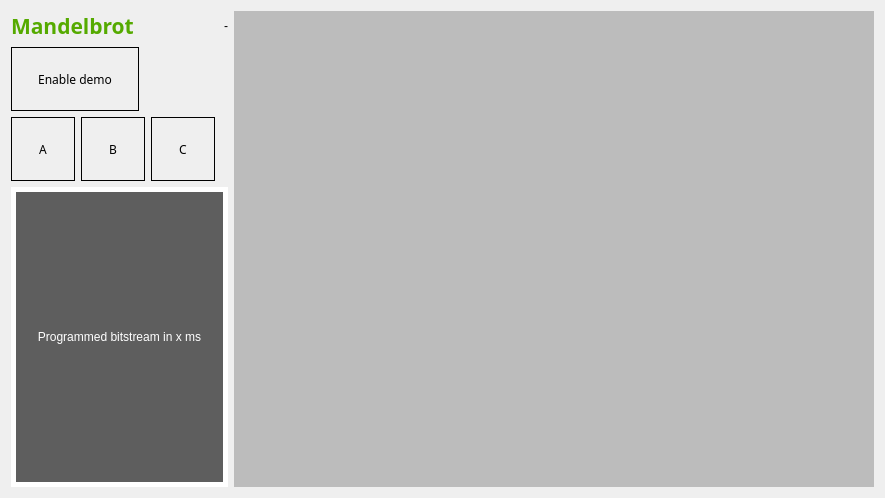
<?xml version="1.0" encoding="UTF-8"?>
<ui version="4.0">
 <class>FractalFrame</class>
 <widget class="QWidget" name="FractalFrame">
  <property name="geometry">
   <rect>
    <x>0</x>
    <y>0</y>
    <width>885</width>
    <height>498</height>
   </rect>
  </property>
  <property name="sizePolicy">
   <sizepolicy hsizetype="Minimum" vsizetype="Minimum">
    <horstretch>0</horstretch>
    <verstretch>0</verstretch>
   </sizepolicy>
  </property>
  <property name="windowTitle">
   <string>Form</string>
  </property>
  <layout class="QHBoxLayout" name="horizontalLayout">
   <item>
    <layout class="QVBoxLayout" name="verticalLayout_8" stretch="0,0,0,0,1">
     <item>
      <layout class="QHBoxLayout" name="horizontalLayout_9">
       <property name="spacing">
        <number>2</number>
       </property>
       <item>
        <widget class="QLabel" name="lblMandelbrotDemo">
         <property name="palette">
          <palette>
           <active>
            <colorrole role="WindowText">
             <brush brushstyle="SolidPattern">
              <color alpha="255">
               <red>85</red>
               <green>170</green>
               <blue>0</blue>
              </color>
             </brush>
            </colorrole>
           </active>
           <inactive>
            <colorrole role="WindowText">
             <brush brushstyle="SolidPattern">
              <color alpha="255">
               <red>85</red>
               <green>170</green>
               <blue>0</blue>
              </color>
             </brush>
            </colorrole>
           </inactive>
           <disabled>
            <colorrole role="WindowText">
             <brush brushstyle="SolidPattern">
              <color alpha="255">
               <red>127</red>
               <green>127</green>
               <blue>127</blue>
              </color>
             </brush>
            </colorrole>
           </disabled>
          </palette>
         </property>
         <property name="font">
          <font>
           <family>OpenSymbol</family>
           <pointsize>16</pointsize>
           <weight>75</weight>
           <italic>false</italic>
           <bold>true</bold>
          </font>
         </property>
         <property name="text">
          <string>Mandelbrot</string>
         </property>
         <property name="scaledContents">
          <bool>false</bool>
         </property>
        </widget>
       </item>
       <item>
        <spacer name="horizontalSpacer_5">
         <property name="orientation">
          <enum>Qt::Horizontal</enum>
         </property>
         <property name="sizeHint" stdset="0">
          <size>
           <width>0</width>
           <height>0</height>
          </size>
         </property>
        </spacer>
       </item>
       <item>
        <widget class="QLabel" name="lblMandelbrotStats">
         <property name="text">
          <string>-</string>
         </property>
         <property name="alignment">
          <set>Qt::AlignRight|Qt::AlignTrailing|Qt::AlignVCenter</set>
         </property>
        </widget>
       </item>
      </layout>
     </item>
     <item>
      <layout class="QHBoxLayout" name="horizontalLayout_10">
       <item>
        <widget class="QPushButton" name="buttonMandelbrotDemo">
         <property name="minimumSize">
          <size>
           <width>128</width>
           <height>64</height>
          </size>
         </property>
         <property name="font">
          <font>
           <family>OpenSymbol</family>
          </font>
         </property>
         <property name="focusPolicy">
          <enum>Qt::NoFocus</enum>
         </property>
         <property name="styleSheet">
          <string notr="true">QPushButton:checked
{
        border: 1;
        border-style: solid;
        background-color: rgb(0,170,85);
        color: rgb(255,255,255);
}

QPushButton:pressed
{
        border: 1;
        border-style: solid;
        background-color: rgb(32,170,85);
}

QPushButton
{
        border: 1;
        border-style: solid
}

</string>
         </property>
         <property name="text">
          <string>Enable demo</string>
         </property>
         <property name="checkable">
          <bool>true</bool>
         </property>
        </widget>
       </item>
       <item>
        <spacer name="horizontalSpacer_6">
         <property name="orientation">
          <enum>Qt::Horizontal</enum>
         </property>
         <property name="sizeHint" stdset="0">
          <size>
           <width>0</width>
           <height>20</height>
          </size>
         </property>
        </spacer>
       </item>
      </layout>
     </item>
     <item>
      <layout class="QHBoxLayout" name="horizontalLayout_4">
       <item>
        <widget class="QPushButton" name="btnPresetA">
         <property name="minimumSize">
          <size>
           <width>64</width>
           <height>64</height>
          </size>
         </property>
         <property name="font">
          <font>
           <family>OpenSymbol</family>
          </font>
         </property>
         <property name="focusPolicy">
          <enum>Qt::NoFocus</enum>
         </property>
         <property name="styleSheet">
          <string notr="true">QPushButton:checked
{
        border: 1;
        border-style: solid;
        background-color: rgb(0,170,85);
        color: rgb(255,255,255);
}

QPushButton:pressed
{
        border: 1;
        border-style: solid;
        background-color: rgb(0,170,85);
        color: rgb(255,255,255);
}

QPushButton
{
        border: 1;
        border-style: solid
}

</string>
         </property>
         <property name="text">
          <string>A</string>
         </property>
         <property name="checkable">
          <bool>false</bool>
         </property>
        </widget>
       </item>
       <item>
        <widget class="QPushButton" name="btnPresetB">
         <property name="minimumSize">
          <size>
           <width>64</width>
           <height>64</height>
          </size>
         </property>
         <property name="font">
          <font>
           <family>OpenSymbol</family>
          </font>
         </property>
         <property name="focusPolicy">
          <enum>Qt::NoFocus</enum>
         </property>
         <property name="styleSheet">
          <string notr="true">QPushButton:checked
{
        border: 1;
        border-style: solid;
        background-color: rgb(0,170,85);
        color: rgb(255,255,255);
}

QPushButton:pressed
{
        border: 1;
        border-style: solid;
        background-color: rgb(0,170,85);
        color: rgb(255,255,255);
}

QPushButton
{
        border: 1;
        border-style: solid
}

</string>
         </property>
         <property name="text">
          <string>B</string>
         </property>
         <property name="checkable">
          <bool>false</bool>
         </property>
        </widget>
       </item>
       <item>
        <widget class="QPushButton" name="btnPresetC">
         <property name="minimumSize">
          <size>
           <width>64</width>
           <height>64</height>
          </size>
         </property>
         <property name="font">
          <font>
           <family>OpenSymbol</family>
          </font>
         </property>
         <property name="focusPolicy">
          <enum>Qt::NoFocus</enum>
         </property>
         <property name="styleSheet">
          <string notr="true">QPushButton:checked
{
        border: 1;
        border-style: solid;
        background-color: rgb(0,170,85);
        color: rgb(255,255,255);
}

QPushButton:pressed
{
        border: 1;
        border-style: solid;
        background-color: rgb(0,170,85);
        color: rgb(255,255,255);
}

QPushButton
{
        border: 1;
        border-style: solid
}

</string>
         </property>
         <property name="text">
          <string>C</string>
         </property>
         <property name="checkable">
          <bool>false</bool>
         </property>
        </widget>
       </item>
       <item>
        <spacer name="horizontalSpacer">
         <property name="orientation">
          <enum>Qt::Horizontal</enum>
         </property>
         <property name="sizeHint" stdset="0">
          <size>
           <width>0</width>
           <height>20</height>
          </size>
         </property>
        </spacer>
       </item>
      </layout>
     </item>
     <item>
      <spacer name="verticalSpacer_5">
       <property name="orientation">
        <enum>Qt::Vertical</enum>
       </property>
       <property name="sizeHint" stdset="0">
        <size>
         <width>20</width>
         <height>0</height>
        </size>
       </property>
      </spacer>
     </item>
     <item>
      <widget class="QLabel" name="partialProgramMetrics">
       <property name="sizePolicy">
        <sizepolicy hsizetype="MinimumExpanding" vsizetype="Preferred">
         <horstretch>0</horstretch>
         <verstretch>0</verstretch>
        </sizepolicy>
       </property>
       <property name="minimumSize">
        <size>
         <width>60</width>
         <height>20</height>
        </size>
       </property>
       <property name="styleSheet">
        <string notr="true">background-color: rgb(94, 94, 94);
color: rgb(255, 255, 255);</string>
       </property>
       <property name="frameShape">
        <enum>QFrame::Box</enum>
       </property>
       <property name="frameShadow">
        <enum>QFrame::Plain</enum>
       </property>
       <property name="lineWidth">
        <number>5</number>
       </property>
       <property name="midLineWidth">
        <number>0</number>
       </property>
       <property name="text">
        <string>Programmed bitstream in x ms</string>
       </property>
       <property name="alignment">
        <set>Qt::AlignCenter</set>
       </property>
      </widget>
     </item>
    </layout>
   </item>
   <item>
    <widget class="VideoWidget" name="mandelbrot" native="true">
     <property name="sizePolicy">
      <sizepolicy hsizetype="Preferred" vsizetype="Expanding">
       <horstretch>0</horstretch>
       <verstretch>0</verstretch>
      </sizepolicy>
     </property>
     <property name="minimumSize">
      <size>
       <width>640</width>
       <height>240</height>
      </size>
     </property>
     <property name="baseSize">
      <size>
       <width>640</width>
       <height>480</height>
      </size>
     </property>
     <property name="palette">
      <palette>
       <active>
        <colorrole role="WindowText">
         <brush brushstyle="SolidPattern">
          <color alpha="255">
           <red>0</red>
           <green>0</green>
           <blue>0</blue>
          </color>
         </brush>
        </colorrole>
        <colorrole role="Button">
         <brush brushstyle="SolidPattern">
          <color alpha="255">
           <red>188</red>
           <green>188</green>
           <blue>188</blue>
          </color>
         </brush>
        </colorrole>
        <colorrole role="Light">
         <brush brushstyle="SolidPattern">
          <color alpha="255">
           <red>255</red>
           <green>255</green>
           <blue>255</blue>
          </color>
         </brush>
        </colorrole>
        <colorrole role="Midlight">
         <brush brushstyle="SolidPattern">
          <color alpha="255">
           <red>221</red>
           <green>221</green>
           <blue>221</blue>
          </color>
         </brush>
        </colorrole>
        <colorrole role="Dark">
         <brush brushstyle="SolidPattern">
          <color alpha="255">
           <red>94</red>
           <green>94</green>
           <blue>94</blue>
          </color>
         </brush>
        </colorrole>
        <colorrole role="Mid">
         <brush brushstyle="SolidPattern">
          <color alpha="255">
           <red>125</red>
           <green>125</green>
           <blue>125</blue>
          </color>
         </brush>
        </colorrole>
        <colorrole role="Text">
         <brush brushstyle="SolidPattern">
          <color alpha="255">
           <red>0</red>
           <green>0</green>
           <blue>0</blue>
          </color>
         </brush>
        </colorrole>
        <colorrole role="BrightText">
         <brush brushstyle="SolidPattern">
          <color alpha="255">
           <red>255</red>
           <green>255</green>
           <blue>255</blue>
          </color>
         </brush>
        </colorrole>
        <colorrole role="ButtonText">
         <brush brushstyle="SolidPattern">
          <color alpha="255">
           <red>0</red>
           <green>0</green>
           <blue>0</blue>
          </color>
         </brush>
        </colorrole>
        <colorrole role="Base">
         <brush brushstyle="SolidPattern">
          <color alpha="255">
           <red>255</red>
           <green>255</green>
           <blue>255</blue>
          </color>
         </brush>
        </colorrole>
        <colorrole role="Window">
         <brush brushstyle="SolidPattern">
          <color alpha="255">
           <red>188</red>
           <green>188</green>
           <blue>188</blue>
          </color>
         </brush>
        </colorrole>
        <colorrole role="Shadow">
         <brush brushstyle="SolidPattern">
          <color alpha="255">
           <red>0</red>
           <green>0</green>
           <blue>0</blue>
          </color>
         </brush>
        </colorrole>
        <colorrole role="AlternateBase">
         <brush brushstyle="SolidPattern">
          <color alpha="255">
           <red>221</red>
           <green>221</green>
           <blue>221</blue>
          </color>
         </brush>
        </colorrole>
        <colorrole role="ToolTipBase">
         <brush brushstyle="SolidPattern">
          <color alpha="255">
           <red>255</red>
           <green>255</green>
           <blue>220</blue>
          </color>
         </brush>
        </colorrole>
        <colorrole role="ToolTipText">
         <brush brushstyle="SolidPattern">
          <color alpha="255">
           <red>0</red>
           <green>0</green>
           <blue>0</blue>
          </color>
         </brush>
        </colorrole>
       </active>
       <inactive>
        <colorrole role="WindowText">
         <brush brushstyle="SolidPattern">
          <color alpha="255">
           <red>0</red>
           <green>0</green>
           <blue>0</blue>
          </color>
         </brush>
        </colorrole>
        <colorrole role="Button">
         <brush brushstyle="SolidPattern">
          <color alpha="255">
           <red>188</red>
           <green>188</green>
           <blue>188</blue>
          </color>
         </brush>
        </colorrole>
        <colorrole role="Light">
         <brush brushstyle="SolidPattern">
          <color alpha="255">
           <red>255</red>
           <green>255</green>
           <blue>255</blue>
          </color>
         </brush>
        </colorrole>
        <colorrole role="Midlight">
         <brush brushstyle="SolidPattern">
          <color alpha="255">
           <red>221</red>
           <green>221</green>
           <blue>221</blue>
          </color>
         </brush>
        </colorrole>
        <colorrole role="Dark">
         <brush brushstyle="SolidPattern">
          <color alpha="255">
           <red>94</red>
           <green>94</green>
           <blue>94</blue>
          </color>
         </brush>
        </colorrole>
        <colorrole role="Mid">
         <brush brushstyle="SolidPattern">
          <color alpha="255">
           <red>125</red>
           <green>125</green>
           <blue>125</blue>
          </color>
         </brush>
        </colorrole>
        <colorrole role="Text">
         <brush brushstyle="SolidPattern">
          <color alpha="255">
           <red>0</red>
           <green>0</green>
           <blue>0</blue>
          </color>
         </brush>
        </colorrole>
        <colorrole role="BrightText">
         <brush brushstyle="SolidPattern">
          <color alpha="255">
           <red>255</red>
           <green>255</green>
           <blue>255</blue>
          </color>
         </brush>
        </colorrole>
        <colorrole role="ButtonText">
         <brush brushstyle="SolidPattern">
          <color alpha="255">
           <red>0</red>
           <green>0</green>
           <blue>0</blue>
          </color>
         </brush>
        </colorrole>
        <colorrole role="Base">
         <brush brushstyle="SolidPattern">
          <color alpha="255">
           <red>255</red>
           <green>255</green>
           <blue>255</blue>
          </color>
         </brush>
        </colorrole>
        <colorrole role="Window">
         <brush brushstyle="SolidPattern">
          <color alpha="255">
           <red>188</red>
           <green>188</green>
           <blue>188</blue>
          </color>
         </brush>
        </colorrole>
        <colorrole role="Shadow">
         <brush brushstyle="SolidPattern">
          <color alpha="255">
           <red>0</red>
           <green>0</green>
           <blue>0</blue>
          </color>
         </brush>
        </colorrole>
        <colorrole role="AlternateBase">
         <brush brushstyle="SolidPattern">
          <color alpha="255">
           <red>221</red>
           <green>221</green>
           <blue>221</blue>
          </color>
         </brush>
        </colorrole>
        <colorrole role="ToolTipBase">
         <brush brushstyle="SolidPattern">
          <color alpha="255">
           <red>255</red>
           <green>255</green>
           <blue>220</blue>
          </color>
         </brush>
        </colorrole>
        <colorrole role="ToolTipText">
         <brush brushstyle="SolidPattern">
          <color alpha="255">
           <red>0</red>
           <green>0</green>
           <blue>0</blue>
          </color>
         </brush>
        </colorrole>
       </inactive>
       <disabled>
        <colorrole role="WindowText">
         <brush brushstyle="SolidPattern">
          <color alpha="255">
           <red>94</red>
           <green>94</green>
           <blue>94</blue>
          </color>
         </brush>
        </colorrole>
        <colorrole role="Button">
         <brush brushstyle="SolidPattern">
          <color alpha="255">
           <red>188</red>
           <green>188</green>
           <blue>188</blue>
          </color>
         </brush>
        </colorrole>
        <colorrole role="Light">
         <brush brushstyle="SolidPattern">
          <color alpha="255">
           <red>255</red>
           <green>255</green>
           <blue>255</blue>
          </color>
         </brush>
        </colorrole>
        <colorrole role="Midlight">
         <brush brushstyle="SolidPattern">
          <color alpha="255">
           <red>221</red>
           <green>221</green>
           <blue>221</blue>
          </color>
         </brush>
        </colorrole>
        <colorrole role="Dark">
         <brush brushstyle="SolidPattern">
          <color alpha="255">
           <red>94</red>
           <green>94</green>
           <blue>94</blue>
          </color>
         </brush>
        </colorrole>
        <colorrole role="Mid">
         <brush brushstyle="SolidPattern">
          <color alpha="255">
           <red>125</red>
           <green>125</green>
           <blue>125</blue>
          </color>
         </brush>
        </colorrole>
        <colorrole role="Text">
         <brush brushstyle="SolidPattern">
          <color alpha="255">
           <red>94</red>
           <green>94</green>
           <blue>94</blue>
          </color>
         </brush>
        </colorrole>
        <colorrole role="BrightText">
         <brush brushstyle="SolidPattern">
          <color alpha="255">
           <red>255</red>
           <green>255</green>
           <blue>255</blue>
          </color>
         </brush>
        </colorrole>
        <colorrole role="ButtonText">
         <brush brushstyle="SolidPattern">
          <color alpha="255">
           <red>94</red>
           <green>94</green>
           <blue>94</blue>
          </color>
         </brush>
        </colorrole>
        <colorrole role="Base">
         <brush brushstyle="SolidPattern">
          <color alpha="255">
           <red>188</red>
           <green>188</green>
           <blue>188</blue>
          </color>
         </brush>
        </colorrole>
        <colorrole role="Window">
         <brush brushstyle="SolidPattern">
          <color alpha="255">
           <red>188</red>
           <green>188</green>
           <blue>188</blue>
          </color>
         </brush>
        </colorrole>
        <colorrole role="Shadow">
         <brush brushstyle="SolidPattern">
          <color alpha="255">
           <red>0</red>
           <green>0</green>
           <blue>0</blue>
          </color>
         </brush>
        </colorrole>
        <colorrole role="AlternateBase">
         <brush brushstyle="SolidPattern">
          <color alpha="255">
           <red>188</red>
           <green>188</green>
           <blue>188</blue>
          </color>
         </brush>
        </colorrole>
        <colorrole role="ToolTipBase">
         <brush brushstyle="SolidPattern">
          <color alpha="255">
           <red>255</red>
           <green>255</green>
           <blue>220</blue>
          </color>
         </brush>
        </colorrole>
        <colorrole role="ToolTipText">
         <brush brushstyle="SolidPattern">
          <color alpha="255">
           <red>0</red>
           <green>0</green>
           <blue>0</blue>
          </color>
         </brush>
        </colorrole>
       </disabled>
      </palette>
     </property>
     <property name="autoFillBackground">
      <bool>true</bool>
     </property>
    </widget>
   </item>
  </layout>
 </widget>
 <customwidgets>
  <customwidget>
   <class>VideoWidget</class>
   <extends>QWidget</extends>
   <header>videowidget.h</header>
   <container>1</container>
  </customwidget>
 </customwidgets>
 <resources/>
 <connections/>
</ui>
